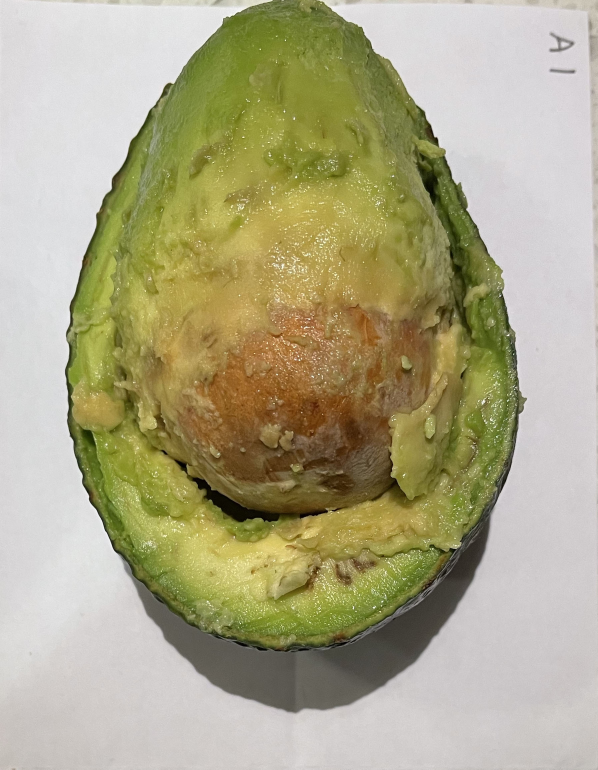
#> input picture data/N/experiment4/after_cutting/a1.jpg, 1793 x 2308 px (shown at 1/3 size)
$ python -i process_avocados.py   (imports and definitions only)
#> lines starting #> are read from the running program, lines starting #| are printed output that depends on the picture; after the words box and inside, x2 and y2 are one past the last pixel; in counts of white or black regions, pixels touching at a corner belong together
#> further down, picture is the input picture: shape (2308, 1793, 3); mean B, G, R 134.9, 167.8, 173.1
#!/usr/bin/env python3

import cv2
import numpy as np
import pandas as pd
import matplotlib.pyplot as plt

from functools import reduce
from process_images import display_image_set, image_resize
from PIL import Image

nobu_image_names = ['ta1', 'ca2', 'ta3', 'ca4', 'cb1', 'tb2', 'cb3', 'tb4', 'cc1', 'tc2', 'cc3', 'tc4']
nobu_avocado_images = ['./data/N/experiment4/after_cutting/{}.jpg'.format(x) for x in nobu_image_names]
justin_image_names = ['t1', 't4', 't7', 't8', 't9', 't11', 'c2', 'c3', 'c5', 'c6', 'c10', 'c12']
justin_avocado_images = ['./data/J/experiment3/{}.jpg'.format(x) for x in justin_image_names]
bill_image_names = ['c1', 'c6', 'c8', 'c9', 'c11', 'c12', 't2', 't3', 't4', 't5', 't7', 't10']
bill_avocado_images = ['./data/B/experiment4/{}.jpg'.format(x) for x in bill_image_names]

def load_avocado_images(image_file_paths):
    images = [cv2.imread(im_path) for im_path in image_file_paths]
    return images

# [4 lines left out: function set_consistent_width, not called in this run]

def crop_avocado_image_1(img):
    #convert to HSA
    imgHSV = cv2.cvtColor(img, cv2.COLOR_BGR2HSV)
#> imgHSV: shape (2308, 1793, 3); mean H, S, V 55, 73.2, 174.7
    #select the filtered image
    lower = np.array([19,19,19])
    upper = np.array([55,255,255])
    #filtered image
    mask = cv2.inRange(imgHSV, lower, upper)
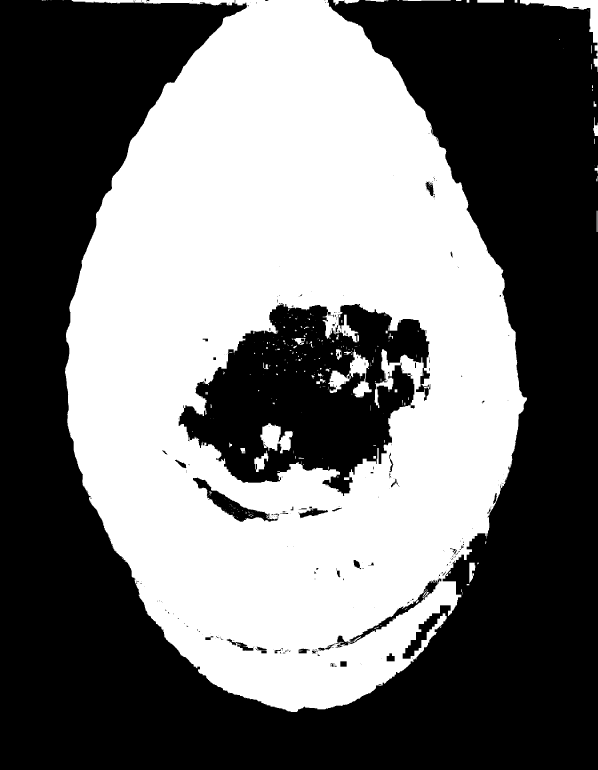
#> mask: shape (2308, 1793) (shown at 1/3 size); 45.2% white; 304 white regions (234 under 20 px)
    #using filtered images to create new image
    #this is adding two images together
    imgResult = cv2.bitwise_and(img,img, mask = mask)
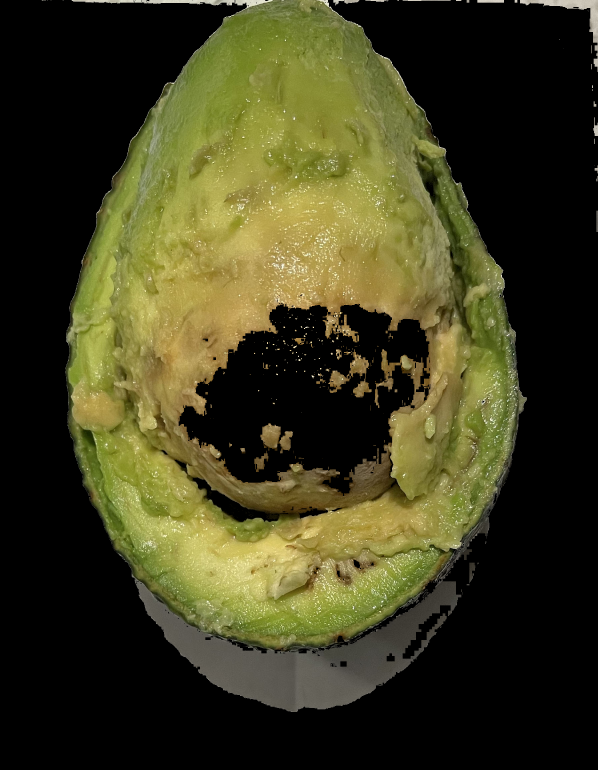
#> imgResult: shape (2308, 1793, 3) (shown at 1/3 size); mean B, G, R 30.5, 60.6, 62.4
    imgGray = cv2.cvtColor(imgResult, cv2.COLOR_BGR2GRAY)
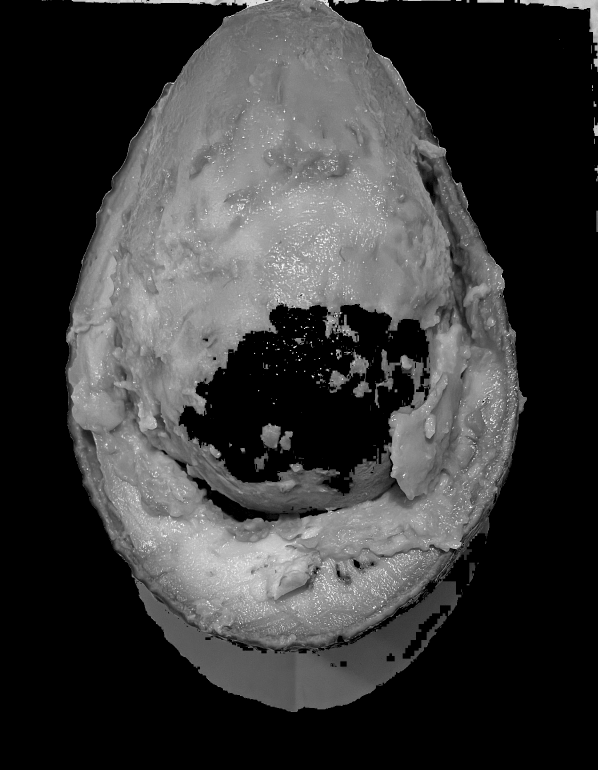
#> imgGray: shape (2308, 1793) (shown at 1/3 size); min 0, max 253, mean 57.7
    #sigma, the higher the value, the more blur you get
    imgBlur = cv2.GaussianBlur(imgGray,(7,7),1)

    (cnts, _) = cv2.findContours(imgBlur, cv2.RETR_EXTERNAL, cv2.CHAIN_APPROX_SIMPLE)
#> cnts = 27 contours, 3 with area under 20; largest, box (x1, y1, x2, y2) and area: (193, 0, 1583, 2138) 2150494, (1557, 0, 1793, 218) 8181, (1398, 1686, 1428, 1758) 1077, (1429, 0, 1515, 11) 842, (997, 0, 1081, 19) 824
    maxArea = 0
    bestRect = (0,0,0,0)
    bestCnt = None
    for c in cnts:
        area = cv2.contourArea(c)
        if area > maxArea:
            maxArea = area
            x,y,w,h = cv2.boundingRect(c)
            bestRect = (x,y,w,h)
            bestCnt = c
#> this loop made 27 passes
#> (area, maxArea, x, y, w, h) on passes 1, 2, 15, 24: (54.5, 54.5, 1430, 1686, 9, 9), (1077, 1077, 1398, 1686, 30, 72), (8181, 8181, 1557, 0, 236, 218), (2150493.5, 2150493.5, 193, 0, 1390, 2138)
#> area on passes 3, 4, 5, 6, 8, 9: 60.5, 335, 85, 171, 127, 656.5
#> after the loop, bestCnt = contour of 2731 points, box (x1, y1, x2, y2) (193, 0, 1583, 2138), area 2150494; h = 2138; maxArea = 2150493.5; w = 1390; x = 193; y = 0
    mask = np.zeros(img.shape, np.uint8)
    cv2.drawContours(mask, [bestCnt], -1, (255,255,255), -1)
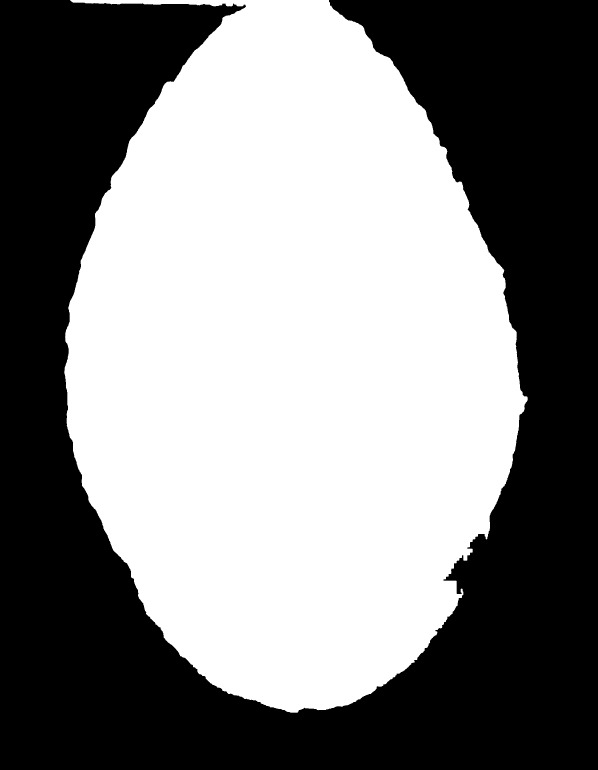
#> mask: shape (2308, 1793, 3) (shown at 1/3 size); 52% white; 1 black region, box (x1, y1, x2, y2) and area: (0, 0, 1793, 2308) 1984443
    mask = cv2.cvtColor(mask, cv2.COLOR_BGR2GRAY)
    imgResult = cv2.bitwise_and(img, img, mask=mask)
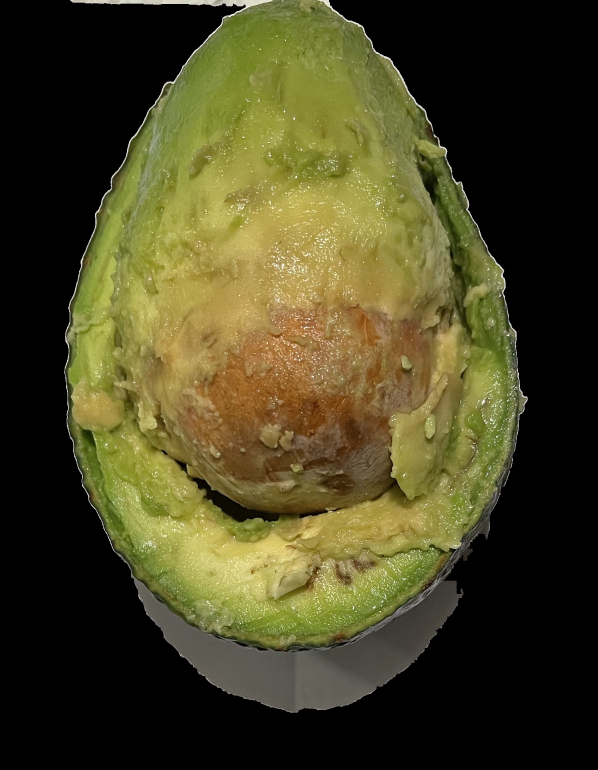
#> imgResult: shape (2308, 1793, 3) (shown at 1/3 size); mean B, G, R 34, 66.9, 71

    x,y,w,h = bestRect
    new_img = imgResult[y:y+h,x:x+w]
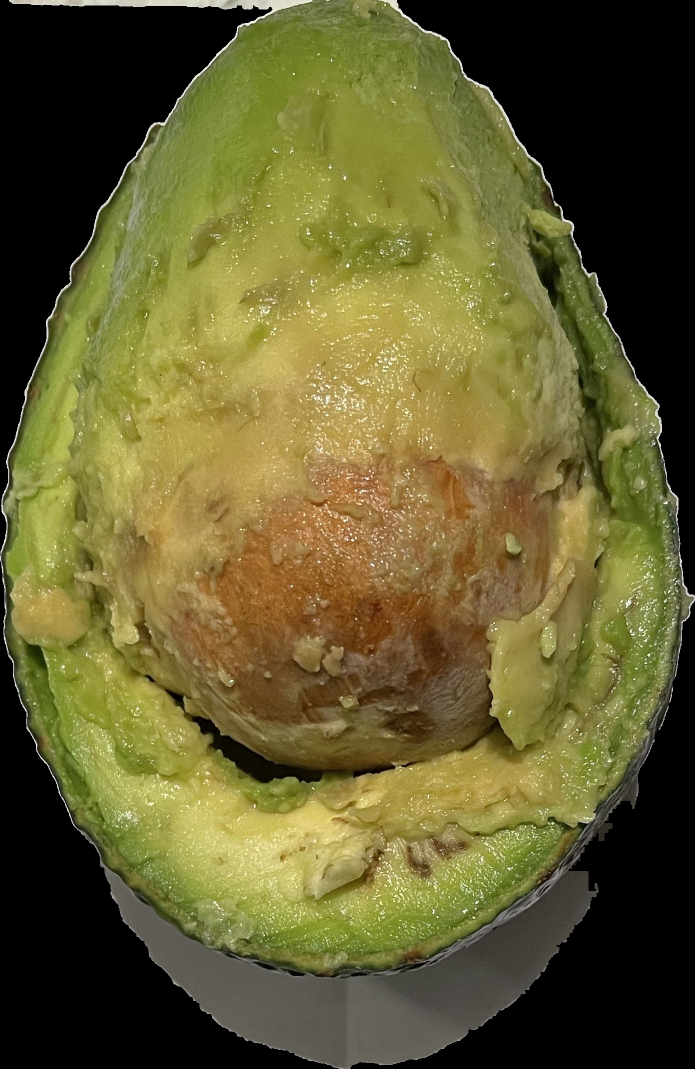
#> new_img: shape (2138, 1390, 3) (shown at 1/2 size); mean B, G, R 47.3, 93.2, 98.9
    return new_img

# [29 lines left out: function crop_avocado_image_2, not called in this run]

def crop_avocado_images(images, method):
    cropped = [method(img) for img in images]
    return cropped

# [63 lines left out: functions get_blackness_percentage, get_blackness_percentage_for_hue, main, not called in this run]


# [2 lines not run here, left out]

>>> import cv2
>>> picture = cv2.imread('../data/N/experiment4/after_cutting/a1.jpg')
>>> result = crop_avocado_image_1(picture)

$ run again, on data/N/experiment4/after_cutting/ca2.jpg
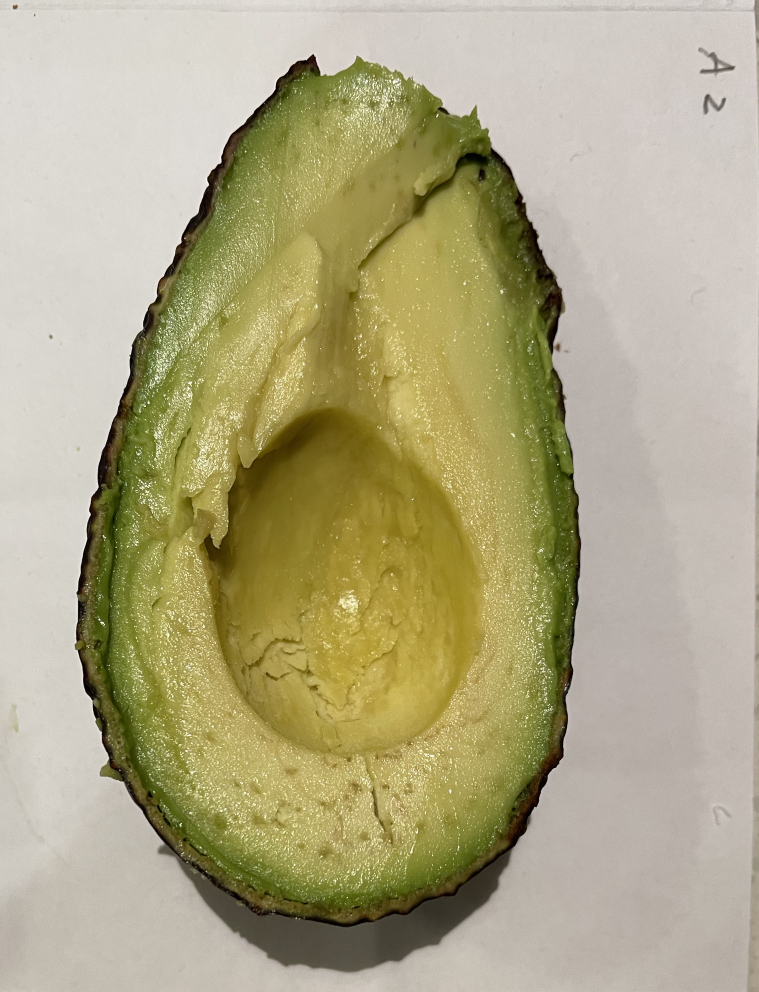
#> input picture data/N/experiment4/after_cutting/ca2.jpg, 2276 x 2975 px (shown at 1/3 size)
#> picture is the input picture: shape (2975, 2276, 3); mean B, G, R 132.2, 167.9, 175
#> imgHSV: shape (2975, 2276, 3); mean H, S, V 21.6, 76.3, 175.6
#> in crop_avocado_image_1, `mask = cv2.inRange(imgHSV, lower, upper)`:
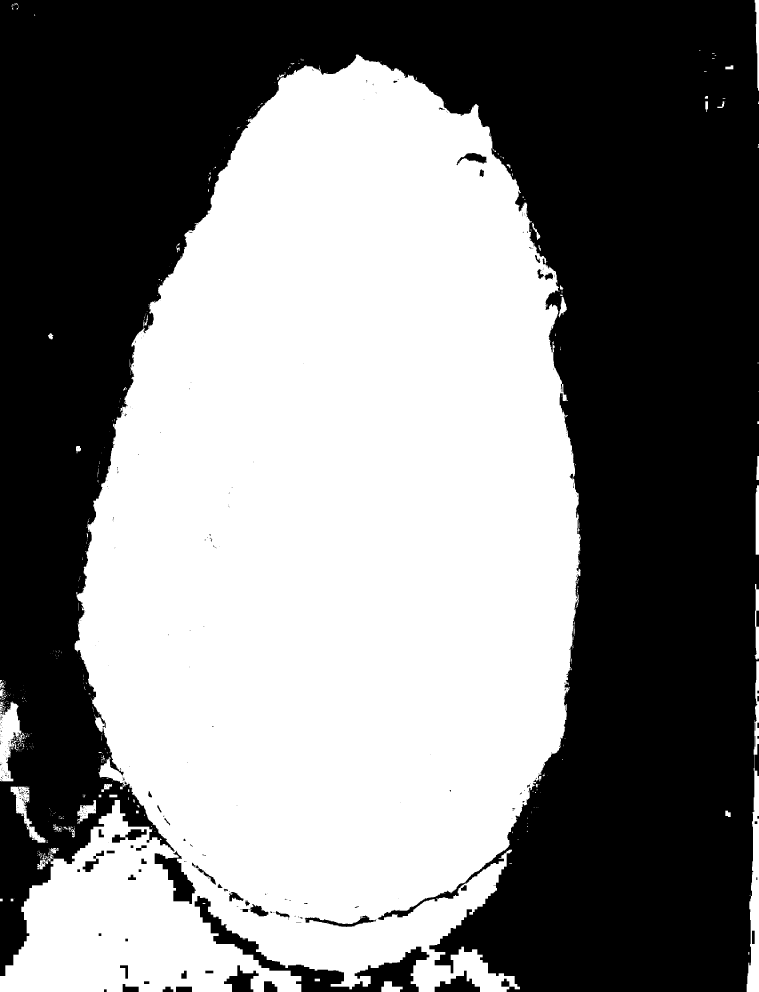
#> mask: shape (2975, 2276) (shown at 1/3 size); 50.1% white; 426 black regions (350 under 20 px)
#> cnts = 132 contours, 24 with area under 20; largest, box (x1, y1, x2, y2) and area: (0, 160, 1746, 2975) 3409667, (2237, 1749, 2276, 2975) 21856, (0, 2037, 98, 2347) 14053, (29, 2357, 147, 2531) 6462, (229, 2397, 291, 2475) 2578
#> the loop in crop_avocado_image_1, `for c in cnts:` made 132 passes
#> (area, maxArea, x, y, w, h) on passes 1, 24, 33, 58, 68, 127: (1584.5, 1584.5, 1141, 2941, 70, 34), (2578, 2578, 229, 2397, 62, 78), (6462, 6462, 29, 2357, 118, 174), (14053, 14053, 0, 2037, 98, 310), (21856.5, 21856.5, 2237, 1749, 39, 1226), (3409667, 3409667, 0, 160, 1746, 2815)
#> after the loop in crop_avocado_image_1, `for c in cnts:`: bestCnt = contour of 5490 points, box (x1, y1, x2, y2) (0, 160, 1746, 2975), area 3409667; h = 2815; maxArea = 3409667; w = 1746; x = 0; y = 160
#> in crop_avocado_image_1, `new_img = imgResult[y:y+h,x:x+w]`:
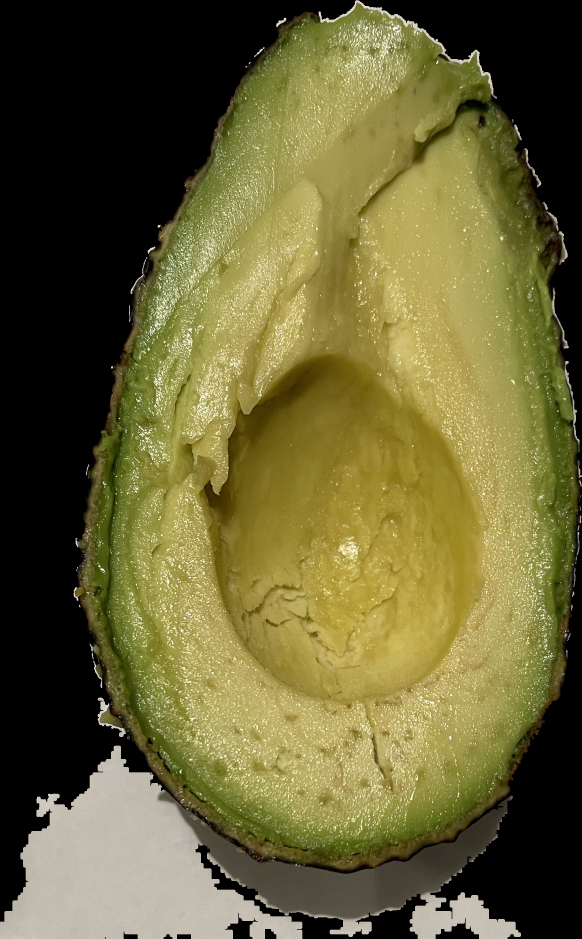
#> new_img: shape (2815, 1746, 3) (shown at 1/3 size); mean B, G, R 53.8, 98.1, 103.8

$ run again, on data/N/experiment4/after_cutting/ca4.jpg
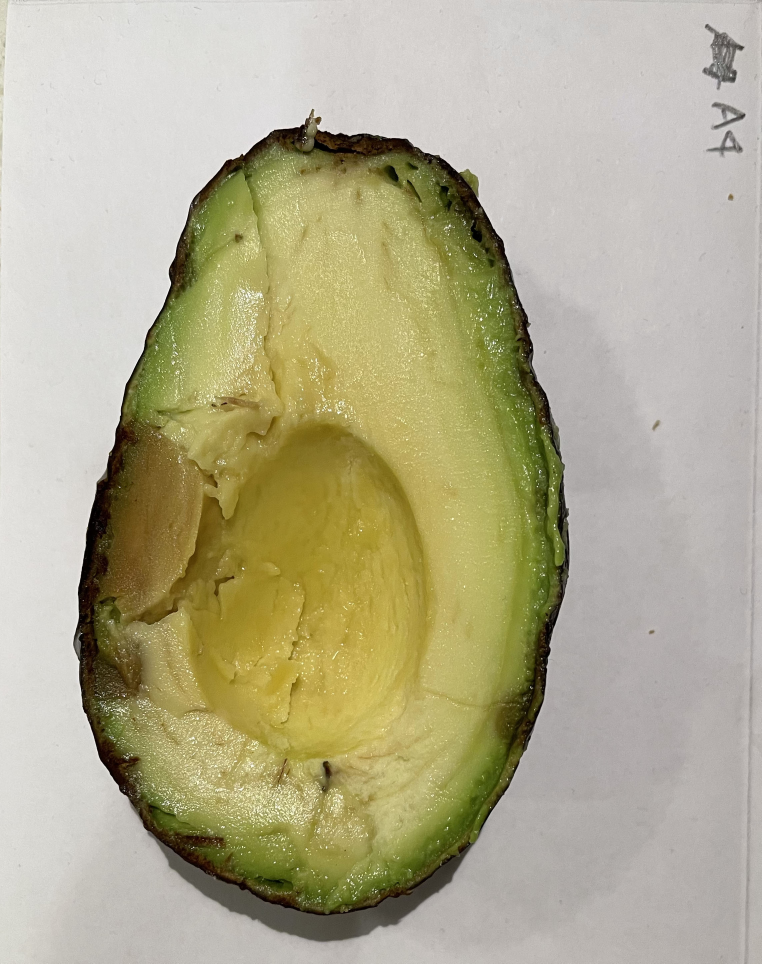
#> input picture data/N/experiment4/after_cutting/ca4.jpg, 2285 x 2890 px (shown at 1/3 size)
#> picture is the input picture: shape (2890, 2285, 3); mean B, G, R 142.5, 172.1, 177.7
#> imgHSV: shape (2890, 2285, 3); mean H, S, V 20.2, 63.6, 178.3
#> in crop_avocado_image_1, `mask = cv2.inRange(imgHSV, lower, upper)`:
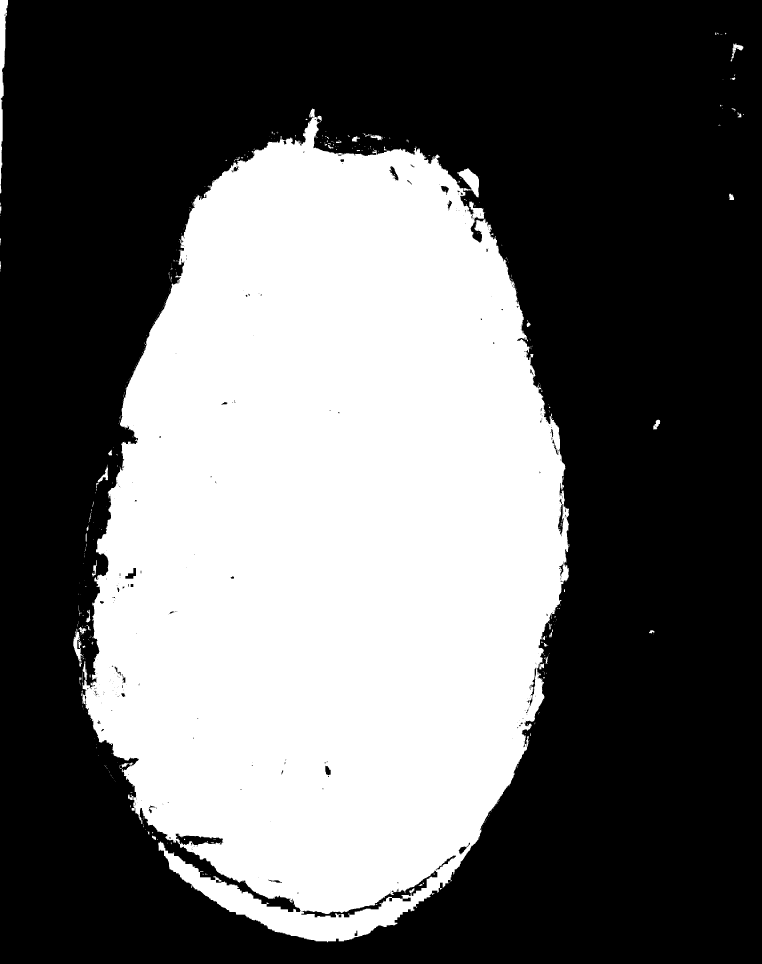
#> mask: shape (2890, 2285) (shown at 1/3 size); 39.8% white; 516 white regions (458 under 20 px)
#> cnts = 137 contours, 39 with area under 20; largest, box (x1, y1, x2, y2) and area: (236, 323, 1710, 2829) 2658748, (0, 0, 27, 583) 7072, (218, 1873, 274, 2002) 2734, (284, 1391, 326, 1482) 1015, (2190, 128, 2232, 186) 940
#> the loop in crop_avocado_image_1, `for c in cnts:` made 137 passes
#> (area, maxArea, x, y, w, h) on passes 2, 4, 28, 31, 128: (94.5, 94.5, 606, 2618, 20, 8), (212, 212, 454, 2505, 22, 17), (225, 225, 1945, 1888, 21, 18), (2734.5, 2734.5, 218, 1873, 56, 129), (2658748.5, 2658748.5, 236, 323, 1474, 2506)
#> after the loop in crop_avocado_image_1, `for c in cnts:`: bestCnt = contour of 4710 points, box (x1, y1, x2, y2) (236, 323, 1710, 2829), area 2658748; h = 2506; maxArea = 2658748.5; w = 1474; x = 236; y = 323
#> in crop_avocado_image_1, `new_img = imgResult[y:y+h,x:x+w]`:
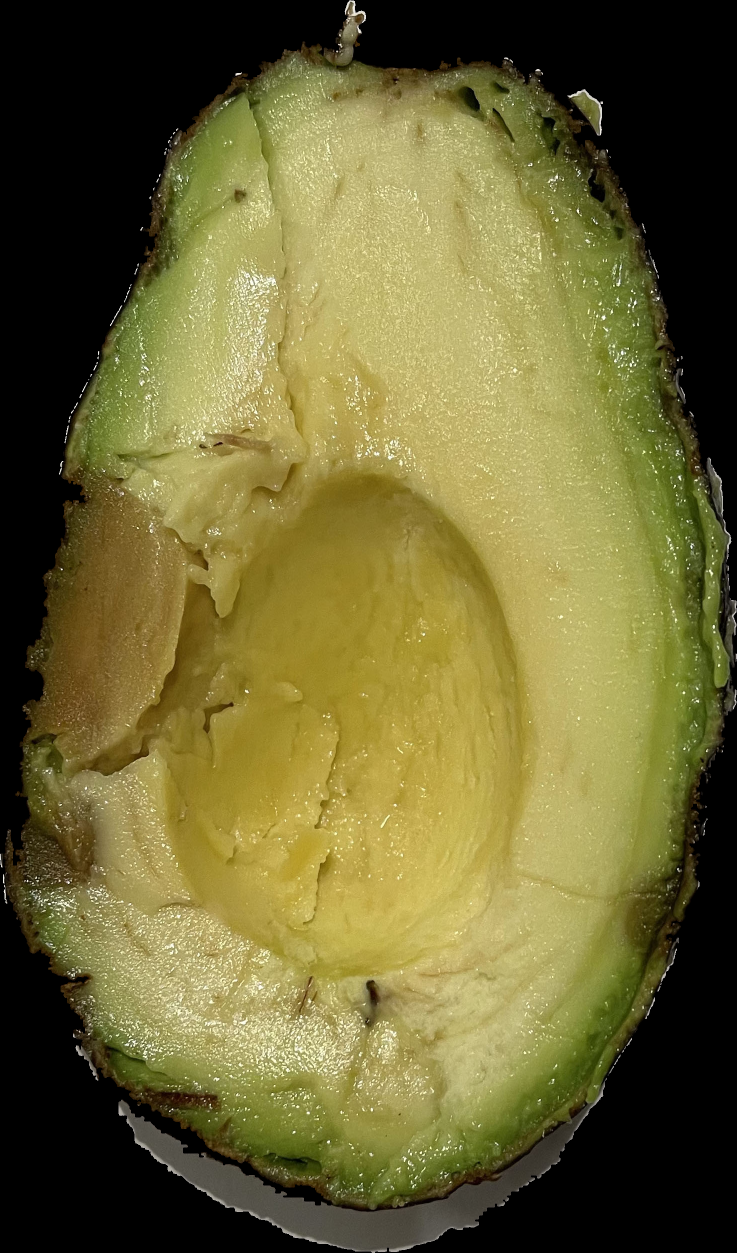
#> new_img: shape (2506, 1474, 3) (shown at 1/2 size); mean B, G, R 52.3, 102.1, 108.5
